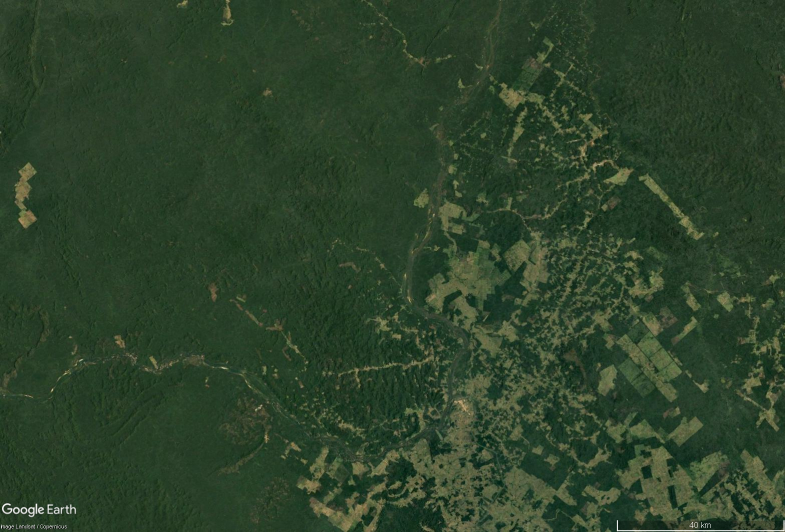
%> input picture Datasets/Datasets/Brazilian Rainforest/12_2000.jpg, 1570 x 1064 px (shown at 1/2 size)
$ octave image_alignment.m   (GNU Octave 9; MATLAB toolbox functions it lacks are replaced by stand-ins)
%> lines starting %> are read from the running program, lines starting %| are printed output that depends on the picture
% % Load the images
% fixedImage = imread('12_2000.jpg'); % Replace with your fixed image
% movingImage = imread('12_2006.jpg');    % Replace with your moving image
% % For these two, image should be in the same folder


% Prompt user to select the fixed image
[fixedImageFile, fixedImagePath] = uigetfile({'*.jpg;*.png;*.tif', 'Image Files (*.jpg, *.png, *.tif)'}, 'Select Fixed Image');
%> the answer given: Datasets/Datasets/Brazilian Rainforest/12_2000.jpg
if isequal(fixedImageFile, 0)
    disp('User canceled the selection.');
    return; % Exit if no file is selected
end
fixedImage = imread(fullfile(fixedImagePath, fixedImageFile));
%> fixedImage is the input picture: size 1064x1570x3 uint8; mean R, G, B 45.1, 66.1, 42.2

% Prompt user to select the moving image
[movingImageFile, movingImagePath] = uigetfile({'*.jpg;*.png;*.tif', 'Image Files (*.jpg, *.png, *.tif)'}, 'Select Moving Image');
%> the answer given: Datasets/Datasets/Columbia Glacier/12_2006.jpg
if isequal(movingImageFile, 0)
    disp('User canceled the selection.');
    return; % Exit if no file is selected
end
movingImage = imread(fullfile(movingImagePath, movingImageFile));
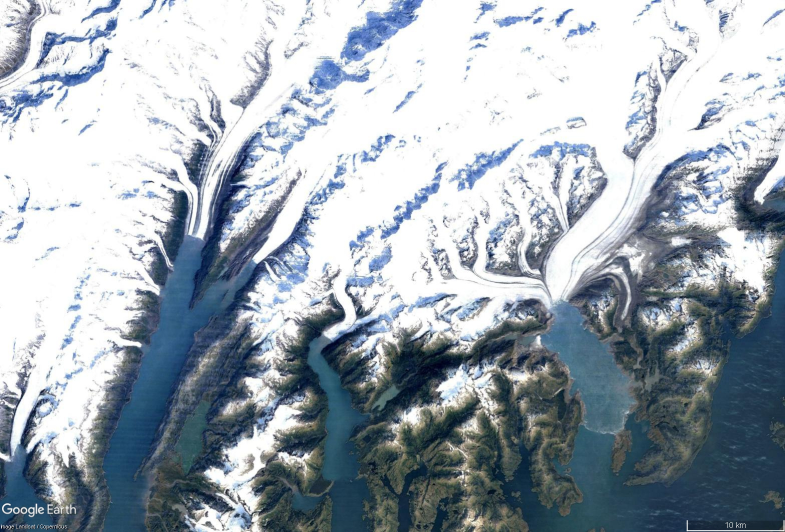
%> input picture Datasets/Datasets/Columbia Glacier/12_2006.jpg, 1570 x 1064 px (shown at 1/2 size)
%> movingImage is the input picture: size 1064x1570x3 uint8; mean R, G, B 160.6, 170.2, 178.7


% Convert to grayscale if necessary
if size(fixedImage, 3) == 3
    fixedImage = rgb2gray(fixedImage);
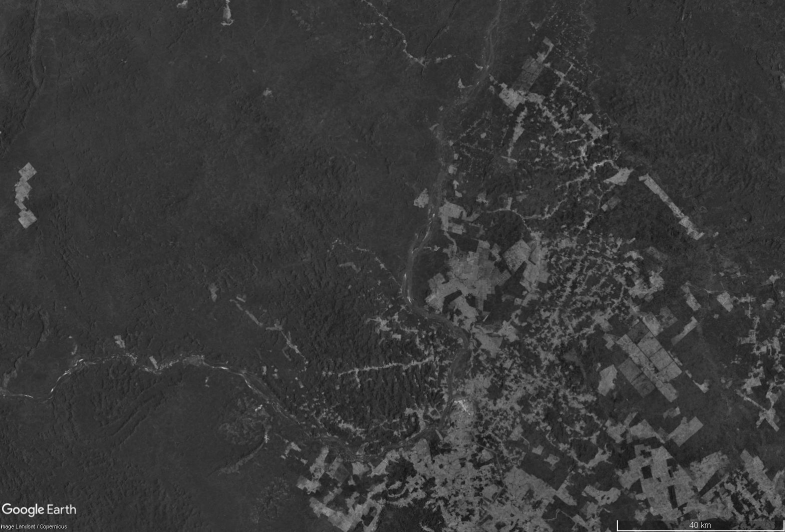
%> fixedImage: size 1064x1570 uint8 (shown at 1/2 size); min 1, max 254, mean 57.1
end
if size(movingImage, 3) == 3
    movingImage = rgb2gray(movingImage);
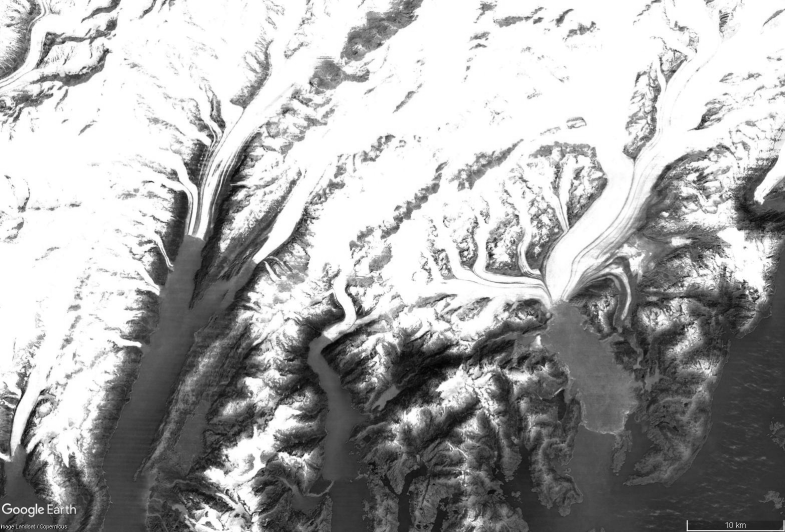
%> movingImage: size 1064x1570 uint8 (shown at 1/2 size); min 0, max 255, mean 168.3
end

% Detect features
%> (the run ends here)
